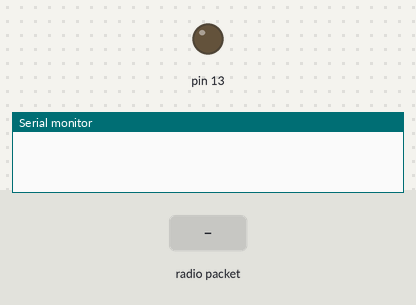
Simulated run of this sketch. Board: Arduino Uno, built with avr-gcc and run on an emulated ATmega328P. On the bench: output pins drawn as LEDs (lit = HIGH), the last lines printed to the serial monitor. Inputs (shaded band) come from the test bench. No radio packets arrive unless stated.

Above: at 1.2 s.
1.3 s: radio packet "ON" arrives
At 2.2 s:
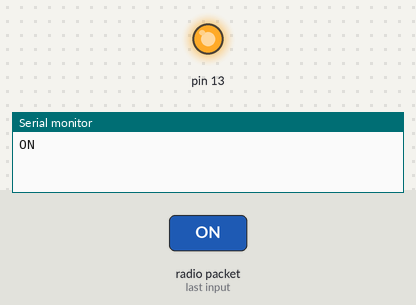
2.8 s: radio packet "OFF" arrives
At 3.3 s:
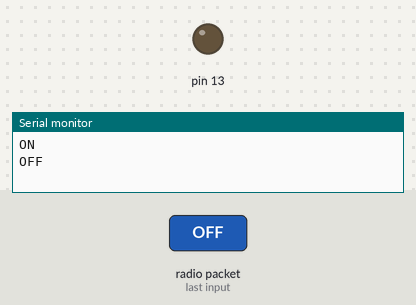
Timing chart, 0 to 5.8 s (numbered marks = the images above; inputs shaded):
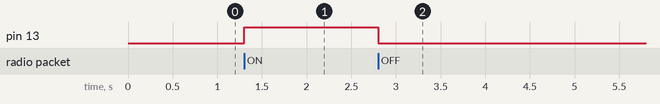

The sketch:

odbiornik_433_or_315.ino
```cpp
#include <VirtualWire.h>                      // dodaj bibliotekę obsługującą moduły RF

void setup()
{
  vw_set_rx_pin(11);                        // odbiornik podłączamy do pinu 11
  vw_setup(1000);                           // ustawiamy transmisję danych
  vw_rx_start();                            // Rozpoczynamy odbiór danych
  Serial.begin(9600);
  pinMode(13, OUTPUT);
}

void loop()
{

  uint8_t buf[VW_MAX_MESSAGE_LEN];          //definicja buforu odbioru danych
  uint8_t buflen = VW_MAX_MESSAGE_LEN;      //oraz dlugości otrzymanych danych

  if (vw_get_message(buf, &buflen))         // jeżeli do buforu danych dotarły dane oraz
  {
    int i;                                  //utwórz zmienną i
    String dane;                            //utwórz zmienną string dane

    for (i = 0; i < buflen; i++)            //jeżeli wartość i < 0 to odbieraj znaki
    {
      dane += char(buf[i]);                //do zmiennej string wprowadź wszystkie otrzymane znaki i je połącz
    }

    Serial.println(dane);
    if (dane == "ON")
    {
      digitalWrite(13, HIGH);
    }
    if (dane == "OFF")
    {
      digitalWrite(13, LOW);
    }
  }
}
```

Measured:
- after the input at 1.3 s, pin 13: LOW → HIGH at once
- after the input at 2.8 s, pin 13: HIGH → LOW at once
